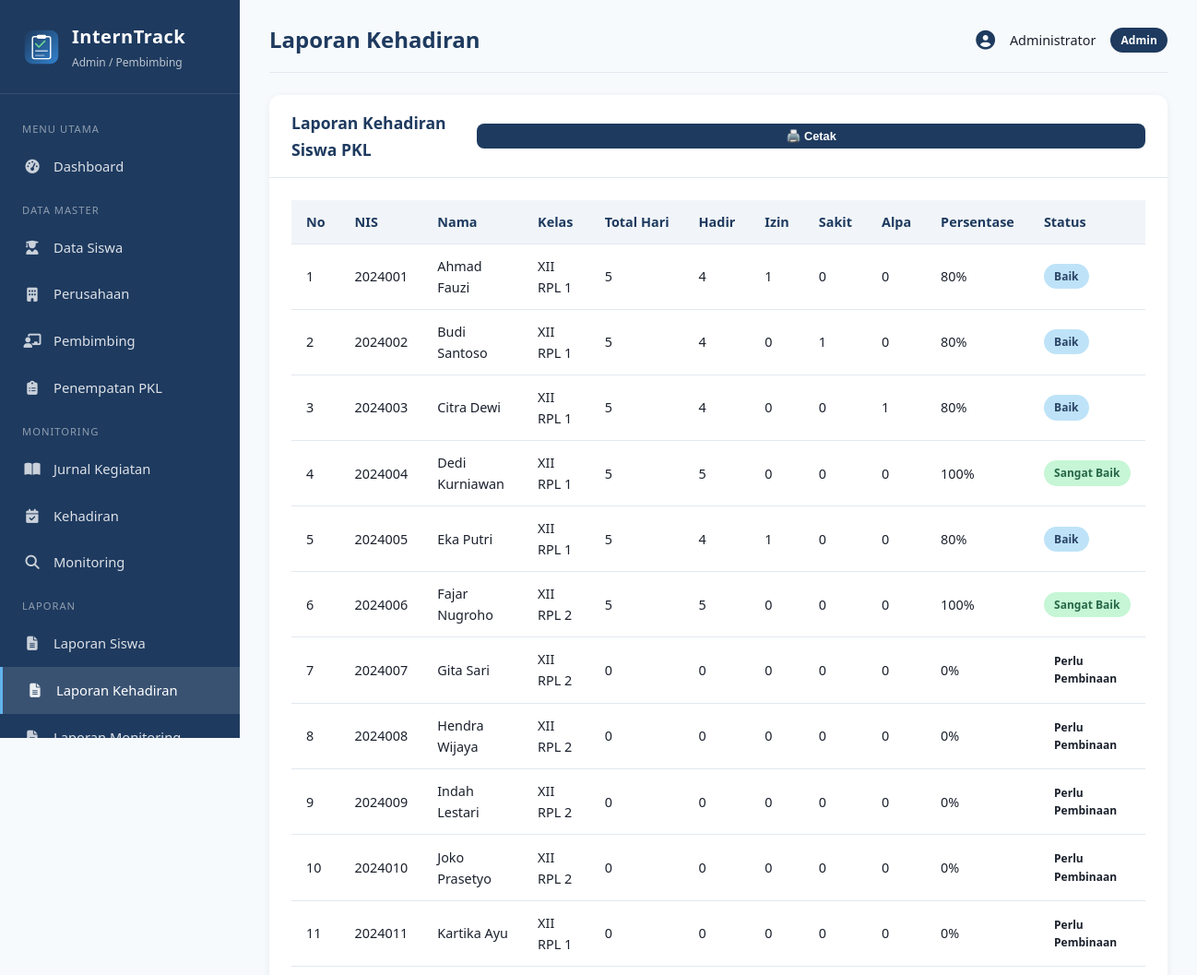
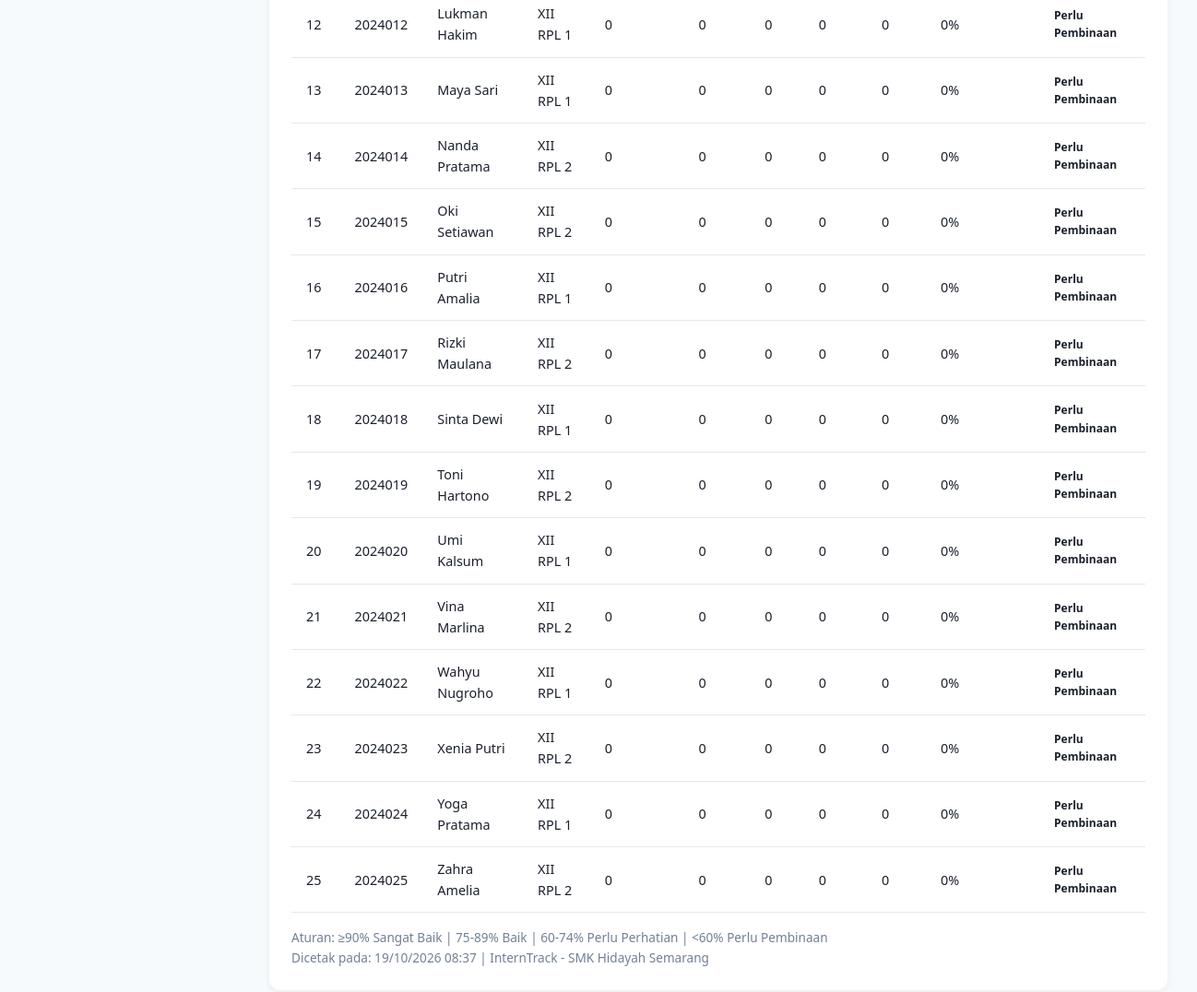
/laporan/kehadiran.php (signed in), run on the app's committed database (2 pictures, top to bottom).
### tables this page shows
CREATE TABLE siswa (
    id INT AUTO_INCREMENT PRIMARY KEY,
    user_id INT NULL,
    nis VARCHAR(20) NOT NULL UNIQUE,
    nama VARCHAR(100) NOT NULL,
    kelas VARCHAR(20) NOT NULL,
    jurusan VARCHAR(50) NOT NULL,
    no_hp VARCHAR(15),
    alamat TEXT,
    created_at TIMESTAMP DEFAULT CURRENT_TIMESTAMP,
    FOREIGN KEY (user_id) REFERENCES users(id) ON DELETE SET NULL
);

### includes/functions.php (called while the page is built, shortened)
<?php
function statusKehadiran($persentase) {
    if ($persentase >= 90) return 'Sangat Baik';
    if ($persentase >= 75) return 'Baik';
    return 'Perlu Pembinaan';
}
function e($str) {
    return htmlspecialchars($str ?? '', ENT_QUOTES, 'UTF-8');
}
?>

### laporan/kehadiran.php (the view, shortened to what this page needs)
<?php
require_once __DIR__ . '/../includes/header_admin.php';
?>
<div class="card">
    <div class="card-header">
        <h3>Laporan Kehadiran Siswa PKL</h3>
        <button onclick="window.print()" class="btn btn-sm btn-primary">🖨️ Cetak</button>
    </div>
    <div class="card-body table-responsive">
        <table>
            <thead>
                <tr>
                    <th>No</th>
                    <th>NIS</th>
                    <th>Nama</th>
                    <th>Kelas</th>
                    <th>Total Hari</th>
                    <th>Hadir</th>
                    <th>Izin</th>
                    <th>Sakit</th>
                    <th>Alpa</th>
                    <th>Persentase</th>
                    <th>Status</th>
                </tr>
            </thead>
            <tbody>
            <?php
            $siswa = $conn->query("SELECT id, nis, nama, kelas FROM siswa ORDER BY nama");
            $no = 1;
            while ($s = $siswa->fetch_assoc()):
                $stat = $conn->query("
                    SELECT
                        COUNT(*) as total,
                        SUM(CASE WHEN status='Hadir' THEN 1 ELSE 0 END) as hadir,
                        SUM(CASE WHEN status='Izin' THEN 1 ELSE 0 END) as izin,
                        SUM(CASE WHEN status='Sakit' THEN 1 ELSE 0 END) as sakit,
                        SUM(CASE WHEN status='Alpa' THEN 1 ELSE 0 END) as alpa
                    FROM absensi WHERE siswa_id = {$s['id']}
                ")->fetch_assoc();
                $total = (int)$stat['total'];
                $hadir = (int)$stat['hadir'];
                $pct = $total > 0 ? round(($hadir/$total)*100, 1) : 0;
                $st = statusKehadiran($pct);
            ?>
                <tr>
                    <td><?= $no++ ?></td>
                    <td><?= e($s['nis']) ?></td>
                    <td><?= e($s['nama']) ?></td>
                    <td><?= e($s['kelas']) ?></td>
                    <td><?= $total ?></td>
                    <td><?= $hadir ?></td>
                    <td><?= (int)$stat['izin'] ?></td>
                    <td><?= (int)$stat['sakit'] ?></td>
                    <td><?= (int)$stat['alpa'] ?></td>
                    <td><?= $pct ?>%</td>
                    <td><span class="badge badge-<?= strtolower(str_replace(' ','',$st)) ?>"><?= $st ?></span></td>
                </tr>
            <?php endwhile; ?>
            </tbody>
        </table>
        <p style="margin-top:1rem;font-size:0.85rem;color:#718096">
            Aturan: ≥90% Sangat Baik | 75-89% Baik | 60-74% Perlu Perhatian | &lt;60% Perlu Pembinaan<br>
            Dicetak pada: <?= date('d/m/Y H:i') ?> | InternTrack - SMK Hidayah Semarang
        </p>
    </div>
</div>
<?php require_once __DIR__ . '/../includes/footer.php'; ?>

### assets/css/style.css (style rules this page uses)
:root { --primary: #1e3a5f; --primary-light: #2c5282; --accent: #3182ce; --success: #38a169; --warning: #d69e2e; --danger: #e53e3e; --info: #3182ce; --bg: #f7fafc; --card: #ffffff; --text: #1a202c; --text-muted: #718096; --border: #e2e8f0; --sidebar-width: 260px; }
* { margin: 0; padding: 0; box-sizing: border-box; }
body { font-family: 'Segoe UI', Tahoma, Geneva, Verdana, sans-serif; background: var(--bg); color: var(--text); line-height: 1.6; }
.btn { display: inline-block; padding: 0.7rem 1.5rem; border: none; border-radius: 8px; font-size: 0.95rem; font-weight: 600; cursor: pointer; transition: all 0.2s; }
.btn-primary { background: var(--primary); color: white; width: 100%; }
.btn-sm { padding: 0.35rem 0.75rem; font-size: 0.8rem; }
.card { background: var(--card); border-radius: 12px; box-shadow: 0 2px 8px rgba(0,0,0,0.06); margin-bottom: 1.5rem; }
.card-header { padding: 1rem 1.5rem; border-bottom: 1px solid var(--border); display: flex; justify-content: space-between; align-items: center; }
.card-header h3 { font-size: 1.1rem; color: var(--primary); }
.card-body { padding: 1.5rem; }
.table-responsive { overflow-x: auto; }
table { width: 100%; border-collapse: collapse; }
table th, table td { padding: 0.75rem 1rem; text-align: left; border-bottom: 1px solid var(--border); font-size: 0.9rem; }
table th { background: #f1f5f9; font-weight: 600; color: var(--primary); white-space: nowrap; }
.badge { display: inline-block; padding: 0.25rem 0.7rem; border-radius: 20px; font-size: 0.75rem; font-weight: 600; }
.badge-sangatbaik { background: #c6f6d5; color: #276749; }
.badge-baik { background: #bee3f8; color: #2a4365; }

### data on the page
siswa: nis "2024001", nama "Ahmad Fauzi", kelas "XII RPL 1", total "5", hadir "4", izin "1", sakit "0", alpa "0", pct "80", st "Baik"
siswa: nis "2024002", nama "Budi Santoso", kelas "XII RPL 1", total "5", hadir "4", izin "0", sakit "1", alpa "0", pct "80", st "Baik"
siswa: nis "2024003", nama "Citra Dewi", kelas "XII RPL 1", total "5", hadir "4", izin "0", sakit "0", alpa "1", pct "80", st "Baik"
siswa: nis "2024004", nama "Dedi Kurniawan", kelas "XII RPL 1", total "5", hadir "5", izin "0", sakit "0", alpa "0", pct "100", st "Sangat Baik"
siswa: nis "2024005", nama "Eka Putri", kelas "XII RPL 1", total "5", hadir "4", izin "1", sakit "0", alpa "0", pct "80", st "Baik"
siswa: nis "2024006", nama "Fajar Nugroho", kelas "XII RPL 2", total "5", hadir "5", izin "0", sakit "0", alpa "0", pct "100", st "Sangat Baik"
siswa: nis "2024007", nama "Gita Sari", kelas "XII RPL 2", total "0", hadir "0", izin "0", sakit "0", alpa "0", pct "0", st "Perlu Pembinaan"
siswa: nis "2024008", nama "Hendra Wijaya", kelas "XII RPL 2", total "0", hadir "0", izin "0", sakit "0", alpa "0", pct "0", st "Perlu Pembinaan"
siswa: nis "2024009", nama "Indah Lestari", kelas "XII RPL 2", total "0", hadir "0", izin "0", sakit "0", alpa "0", pct "0", st "Perlu Pembinaan"
siswa: nis "2024010", nama "Joko Prasetyo", kelas "XII RPL 2", total "0", hadir "0", izin "0", sakit "0", alpa "0", pct "0", st "Perlu Pembinaan"
siswa: nis "2024011", nama "Kartika Ayu", kelas "XII RPL 1", total "0", hadir "0", izin "0", sakit "0", alpa "0", pct "0", st "Perlu Pembinaan"
siswa: nis "2024012", nama "Lukman Hakim", kelas "XII RPL 1", total "0", hadir "0", izin "0", sakit "0", alpa "0", pct "0", st "Perlu Pembinaan"
siswa: nis "2024013", nama "Maya Sari", kelas "XII RPL 1", total "0", hadir "0", izin "0", sakit "0", alpa "0", pct "0", st "Perlu Pembinaan"
siswa: nis "2024014", nama "Nanda Pratama", kelas "XII RPL 2", total "0", hadir "0", izin "0", sakit "0", alpa "0", pct "0", st "Perlu Pembinaan"
siswa: nis "2024015", nama "Oki Setiawan", kelas "XII RPL 2", total "0", hadir "0", izin "0", sakit "0", alpa "0", pct "0", st "Perlu Pembinaan"
siswa: nis "2024016", nama "Putri Amalia", kelas "XII RPL 1", total "0", hadir "0", izin "0", sakit "0", alpa "0", pct "0", st "Perlu Pembinaan"
siswa: nis "2024017", nama "Rizki Maulana", kelas "XII RPL 2", total "0", hadir "0", izin "0", sakit "0", alpa "0", pct "0", st "Perlu Pembinaan"
siswa: nis "2024018", nama "Sinta Dewi", kelas "XII RPL 1", total "0", hadir "0", izin "0", sakit "0", alpa "0", pct "0", st "Perlu Pembinaan"
siswa: nis "2024019", nama "Toni Hartono", kelas "XII RPL 2", total "0", hadir "0", izin "0", sakit "0", alpa "0", pct "0", st "Perlu Pembinaan"
siswa: nis "2024020", nama "Umi Kalsum", kelas "XII RPL 1", total "0", hadir "0", izin "0", sakit "0", alpa "0", pct "0", st "Perlu Pembinaan"
siswa: nis "2024021", nama "Vina Marlina", kelas "XII RPL 2", total "0", hadir "0", izin "0", sakit "0", alpa "0", pct "0", st "Perlu Pembinaan"
siswa: nis "2024022", nama "Wahyu Nugroho", kelas "XII RPL 1", total "0", hadir "0", izin "0", sakit "0", alpa "0", pct "0", st "Perlu Pembinaan"
siswa: nis "2024023", nama "Xenia Putri", kelas "XII RPL 2", total "0", hadir "0", izin "0", sakit "0", alpa "0", pct "0", st "Perlu Pembinaan"
siswa: nis "2024024", nama "Yoga Pratama", kelas "XII RPL 1", total "0", hadir "0", izin "0", sakit "0", alpa "0", pct "0", st "Perlu Pembinaan"
siswa: nis "2024025", nama "Zahra Amelia", kelas "XII RPL 2", total "0", hadir "0", izin "0", sakit "0", alpa "0", pct "0", st "Perlu Pembinaan"

### other printed values
$page_title "Laporan Kehadiran"
$_SESSION['nama'] "Administrator"
